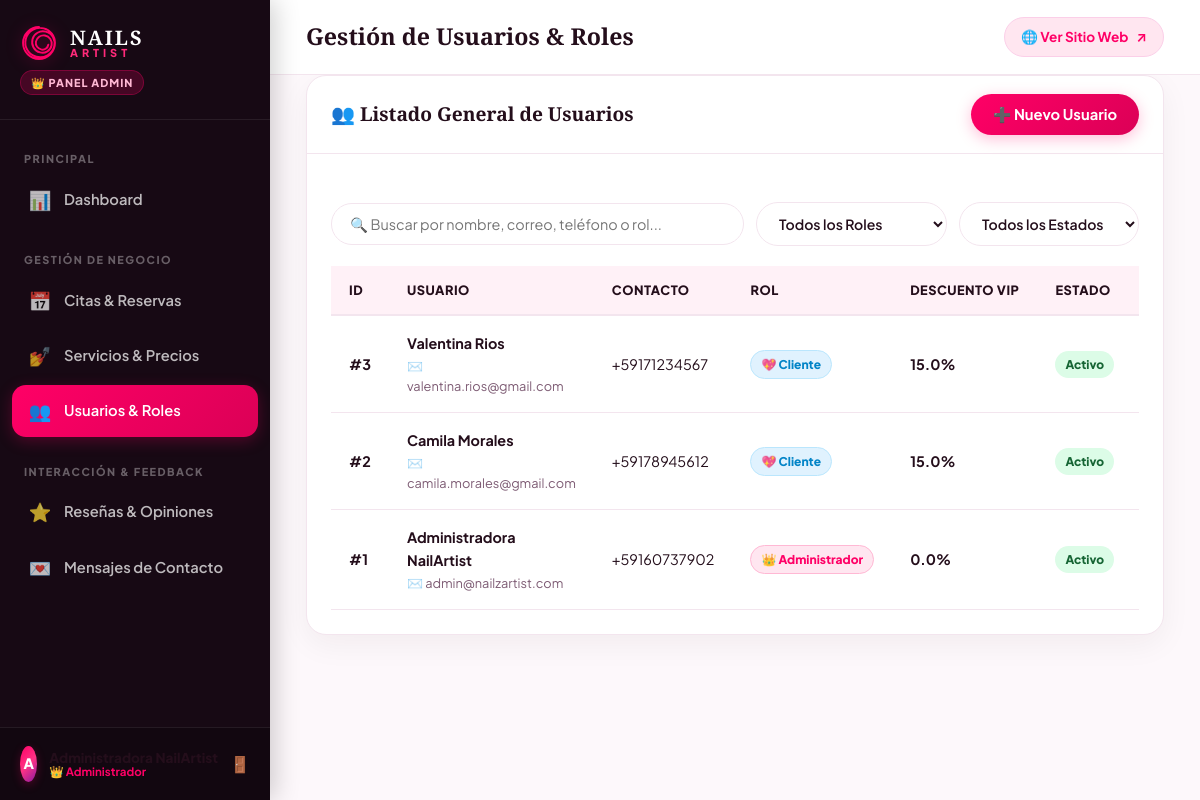
The app's page /admin/usuarios.php (signed in) with its own data.
### tables this page shows
CREATE TABLE `usuarios` (
    `id` INT AUTO_INCREMENT PRIMARY KEY,
    `rol_id` INT NOT NULL DEFAULT 2,
    `nombre` VARCHAR(100) NOT NULL,
    `apellido` VARCHAR(100) NULL,
    `email` VARCHAR(150) NOT NULL UNIQUE,
    `telefono` VARCHAR(25) NULL,
    `password_hash` VARCHAR(255) NOT NULL,
    `descuento_vip` DECIMAL(5,2) DEFAULT 15.00,
    `estado` ENUM('activo', 'inactivo', 'bloqueado') NOT NULL DEFAULT 'activo',
    `fecha_registro` TIMESTAMP DEFAULT CURRENT_TIMESTAMP,
    CONSTRAINT `fk_usuarios_rol` FOREIGN KEY (`rol_id`) REFERENCES `roles` (`id`) ON UPDATE CASCADE ON DELETE RESTRICT
);

CREATE TABLE `roles` (
    `id` INT AUTO_INCREMENT PRIMARY KEY,
    `nombre` VARCHAR(50) NOT NULL UNIQUE,
    `descripcion` VARCHAR(255) NULL,
    `fecha_creacion` TIMESTAMP DEFAULT CURRENT_TIMESTAMP
);

### admin/usuarios.php (the view, shortened to what this page needs)
<?php
require_once __DIR__ . '/header.php';
$pdo = Database::getConnection();
$stmtUsers = $pdo->query("SELECT u.*, r.nombre AS rol_nombre
                          FROM usuarios u
                          INNER JOIN roles r ON u.rol_id = r.id
                          ORDER BY u.id DESC");
$usuarios = $stmtUsers->fetchAll();
?>
<div class="admin-card">
    <div class="card-header">
        <h3 class="card-title">👥 Listado General de Usuarios</h3>
        <div class="card-actions">
            <button class="btn-primary btn-sm" onclick="abrirModalCrearUsuario()">
                <span>➕ Nuevo Usuario</span>
            </button>
        </div>
    </div>
    <div class="card-body">
        <div class="filter-bar">
            <input type="text" class="search-input" data-table-search="tabla-usuarios" placeholder="🔍 Buscar por nombre, correo, teléfono o rol...">
            <select class="filter-select" id="filtro-rol" onchange="filtrarUsuarios()">
                <option value="">Todos los Roles</option>
            </select>
            <select class="filter-select" id="filtro-estado" onchange="filtrarUsuarios()">
                <option value="">Todos los Estados</option>
            </select>
        </div>
        <div class="table-responsive">
            <table class="admin-table" id="tabla-usuarios">
                <thead>
                    <tr>
                        <th>ID</th>
                        <th>Usuario</th>
                        <th>Contacto</th>
                        <th>Rol</th>
                        <th>Descuento VIP</th>
                        <th>Estado</th>
                        <th>Registro</th>
                    </tr>
                </thead>
                <tbody>
                    <?php if (empty($usuarios)): ?>
                        <tr>
                            <td colspan="8" style="text-align: center; padding: 30px; color: var(--text-muted);">
                                No hay usuarios registrados en la base de datos.
                            </td>
                        </tr>
                    <?php else: ?>
                        <?php foreach ($usuarios as $u): ?>
                            <tr data-rol="<?= htmlspecialchars($u['rol_nombre']) ?>" data-estado="<?= htmlspecialchars($u['estado']) ?>" id="fila-usuario-<?= $u['id'] ?>">
                                <td><strong>#<?= $u['id'] ?></strong></td>
                                <td>
                                    <div style="font-weight: 700; color: var(--text-main);">
                                        <?= htmlspecialchars($u['nombre'] . ' ' . ($u['apellido'] ?? '')) ?>
                                    </div>
                                    <div style="font-size: 0.8rem; color: var(--text-muted);">
                                        ✉️ <?= htmlspecialchars($u['email']) ?>
                                    </div>
                                </td>
                                <td>
                                    <span><?= htmlspecialchars($u['telefono'] ?? 'Sin registrar') ?></span>
                                </td>
                                <td>
                                    <?php
                                    $rolClass = 'badge-cliente';
                                    $rolIcon = '💖';
                                    if ($u['rol_id'] == 1) { $rolClass = 'badge-admin'; $rolIcon = '👑'; }
                                    ?>
                                    <span class="badge <?= $rolClass ?>">
                                        <?= $rolIcon ?> <?= htmlspecialchars($u['rol_nombre']) ?>
                                    </span>
                                </td>
                                <td>
                                    <strong><?= number_format($u['descuento_vip'], 1) ?>%</strong>
                                </td>
                                <td>
                                    <?php
                                    $estadoClass = 'badge-activo';
                                    ?>
                                    <span class="badge <?= $estadoClass ?>">
                                        <?= htmlspecialchars(ucfirst($u['estado'])) ?>
                                    </span>
                                </td>
                                <td>
                                </td>
                            </tr>
                        <?php endforeach; ?>
                    <?php endif; ?>
                </tbody>
            </table>
        </div>
    </div>
</div>
<?php
require_once __DIR__ . '/footer.php';
?>

### admin/assets/css/admin.css (style rules this page uses)
:root { --bg-body: #fdf8fb; --bg-surface: #ffffff; --bg-surface-soft: #fff1f7; --bg-sidebar: #170914; --bg-sidebar-hover: #2b1126; --bg-card: #ffffff; --text-main: #240e1b; --text-muted: #7e5c74; --text-light: #ffffff; --text-soft: #f7dbe7; --pink-vivid: #ff0066; --pink-hot: #ff2a7a; --pink-soft: #ffb8d4; --pink-light: #ffe6f0; --pink-glow: rgba(255, 0, 102, 0.25); --gold-accent: #e5a93b; --gold-light: #f7d58b; --gold-gradient: linear-gradient(135deg, #f5c879 0%, #e5a93b 50%, #c9881a 100%); --gradient-vivid: linear-gradient(135deg, #ff0066 0%, #ff3385 50%, #8b199f 100%); --gradient-btn: linear-gradient(135deg, #ff0066 0%, #db0056 100%); --gradient-card-1: linear-gradient(135deg, #ff0066 0%, #d80058 100%); --gradient-card-2: linear-gradient(135deg, #9b28b6 0%, #681180 100%); --gradient-card-3: linear-gradient(135deg, #e5a93b 0%, #b87b14 100%); --gradient-card-4: linear-gradient(135deg, #059669 0%, #047857 100%); --shadow-soft: 0 10px 30px rgba(36, 14, 27, 0.05); --shadow-hover: 0 18px 40px rgba(255, 0, 102, 0.15); --shadow-modal: 0 25px 60px rgba(18, 7, 16, 0.35); --border-soft: rgba(255, 0, 102, 0.12); --border-light: #f3e5ee; --border-pink: #fbcfe8; --font-title: 'Playfair Display', Georgia, serif; --font-body: 'Plus Jakarta Sans', -apple-system, BlinkMacSystemFont, 'Segoe UI', Roboto, sans-serif; --radius-sm: 8px; --radius-md: 14px; --radius-lg: 20px; --radius-full: 9999px; --transition: all 0.3s cubic-bezier(0.25, 1, 0.5, 1); }
*, *::before, *::after { box-sizing: border-box; margin: 0; padding: 0; }
html, body { width: 100%; min-height: 100vh; overflow-x: hidden; }
body { font-family: var(--font-body); background-color: var(--bg-body); color: var(--text-main); line-height: 1.6; -webkit-font-smoothing: antialiased; }
button, input, select, textarea { font-family: inherit; }
.admin-card { background: var(--bg-card); border-radius: var(--radius-lg); box-shadow: var(--shadow-soft); border: 1px solid var(--border-light); margin-bottom: 30px; overflow: hidden; width: 100%; box-sizing: border-box; }
.card-header { padding: 18px 24px; border-bottom: 1px solid var(--border-light); display: flex; align-items: center; justify-content: space-between; flex-wrap: wrap; gap: 16px; }
.card-title { font-family: var(--font-title); font-size: 1.2rem; font-weight: 800; color: var(--text-main); display: flex; align-items: center; gap: 8px; }
.card-actions { display: flex; align-items: center; gap: 12px; flex-wrap: wrap; }
.card-body { padding: 24px; }
.table-responsive { width: 100%; overflow-x: auto; -webkit-overflow-scrolling: touch; box-sizing: border-box; }
.admin-table { width: 100%; border-collapse: collapse; text-align: left; font-size: 0.9rem; }
.admin-table th { background: var(--bg-surface-soft); color: var(--text-main); font-weight: 800; font-size: 0.8rem; text-transform: uppercase; letter-spacing: 0.5px; padding: 14px 18px; border-bottom: 2px solid var(--border-light); white-space: nowrap; }
.admin-table td { padding: 16px 18px; border-bottom: 1px solid var(--border-light); vertical-align: middle; }
.badge { display: inline-flex; align-items: center; gap: 6px; font-size: 0.75rem; font-weight: 800; padding: 4px 10px; border-radius: var(--radius-full); white-space: nowrap; }
.badge-admin { background: #ffe6f0; color: #ff0066; border: 1px solid #ffb8d4; }
.badge-cliente { background: #e0f2fe; color: #0284c7; border: 1px solid #bae6fd; }
.badge-activo { background: #dcfce7; color: #166534; }
.btn-primary { display: inline-flex; align-items: center; justify-content: center; gap: 8px; background: var(--gradient-btn); color: #ffffff; font-size: 0.92rem; font-weight: 700; padding: 11px 22px; border: none; border-radius: var(--radius-full); cursor: pointer; box-shadow: 0 4px 15px var(--pink-glow); transition: var(--transition); }
.filter-bar { display: flex; align-items: center; gap: 12px; flex-wrap: wrap; margin-top: 24px; margin-bottom: 20px; }
.search-input { flex: 1; min-width: 220px; padding: 11px 18px; border: 1.5px solid var(--border-light); border-radius: var(--radius-full); outline: none; font-size: 0.9rem; background: #ffffff; }
.filter-select { padding: 11px 18px; border: 1.5px solid var(--border-light); border-radius: var(--radius-full); outline: none; font-size: 0.88rem; background: #ffffff; color: var(--text-main); font-weight: 600; }

### records on screen
usuarios: id "3", nombre+apellido "Valentina Rios", email "valentina.rios@gmail.com", telefono "+59171234567", rolIcon "💖", rol.nombre "Cliente", descuento_vip "15.0", estado "Activo"
usuarios: id "2", nombre+apellido "Camila Morales", email "camila.morales@gmail.com", telefono "+59178945612", rolIcon "💖", rol.nombre "Cliente", descuento_vip "15.0", estado "Activo"
usuarios: id "1", nombre+apellido "Administradora NailArtist", email "admin@nailzartist.com", telefono "+59160737902", rol "👑", rol.nombre "Administrador", descuento_vip "0.0", estado "Activo"

### other values on screen
substr($admin['nombre'] ?? 'A', 0, 1) "A"
$admin['rol'] "Administrador"
$pageHeading "Gestión de Usuarios & Roles"
